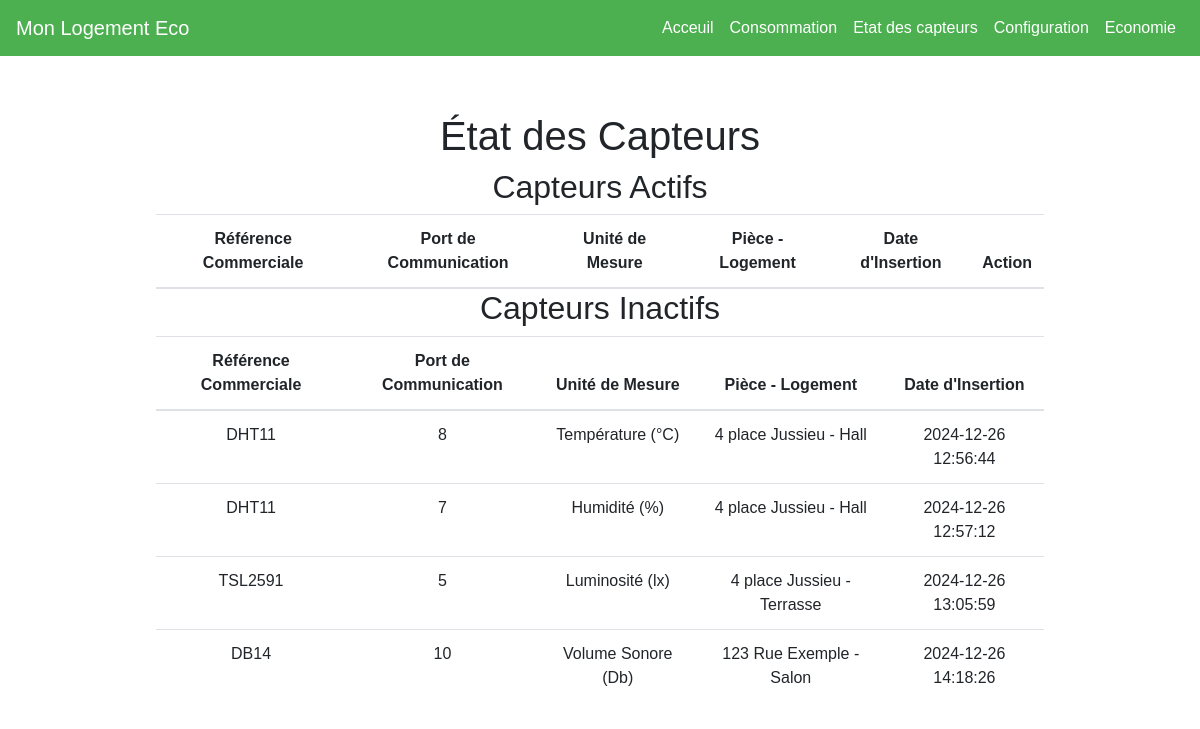
Before: /etatcapteur with the older database file.
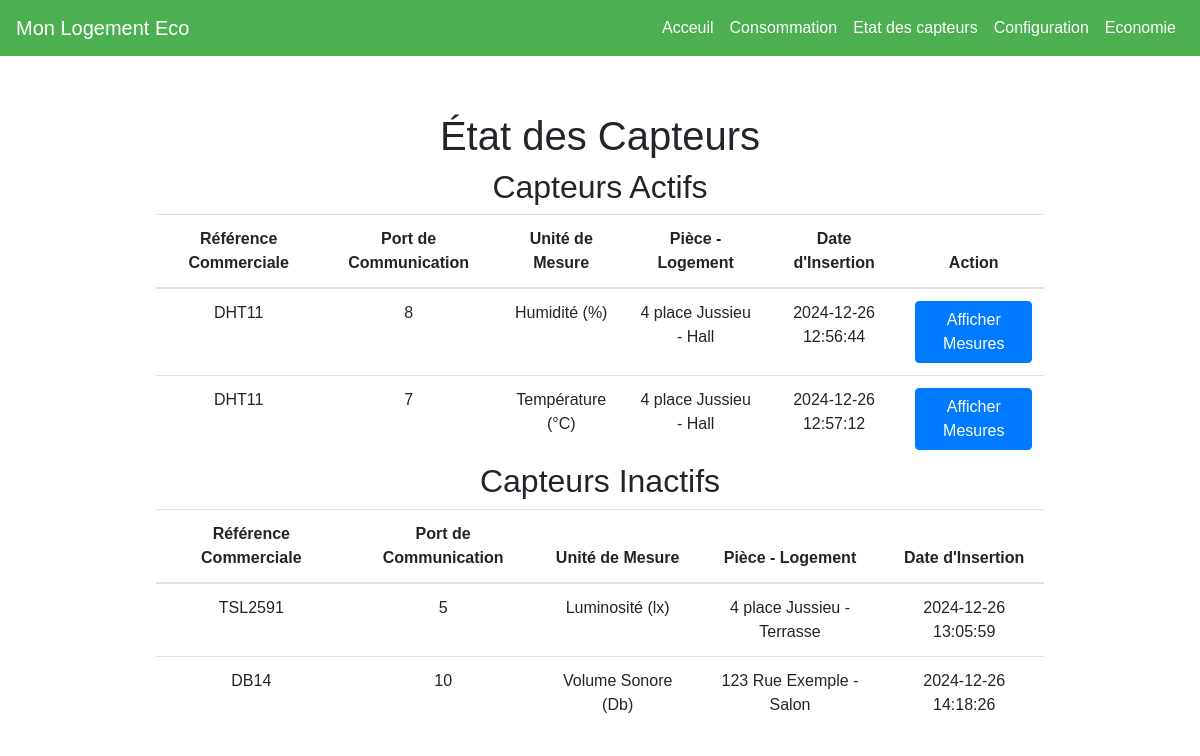
After: the same page with the newer database file.
### tables this page shows
CREATE TABLE Capteur (
    id_capteur INTEGER PRIMARY KEY AUTOINCREMENT,   
    ref_commerciale TEXT,
    port_communication TEXT,
    date_insert TEXT,
    id_piece INTEGER,                             
    -- FOREIGN KEY (id_piece) REFERENCES Piece(id_piece),  
    id_type INTEGER,                             
    FOREIGN KEY (id_type) REFERENCES Type_capteur(id_type)  
);

CREATE TABLE Type_capteur (
    id_type INTEGER PRIMARY KEY AUTOINCREMENT, 
    unite_mesure TEXT
);

CREATE TABLE Logement (
    id_loge INTEGER PRIMARY KEY AUTOINCREMENT,  
    adresse TEXT,                               
    numero_tel TEXT,                            
    IP TEXT,                                    
    date_insert TEXT                             
);

CREATE TABLE Piece (
    id_piece INTEGER PRIMARY KEY AUTOINCREMENT,  
    nom TEXT,
    x REAL,
    y REAL,
    z REAL,
    id_loge INTEGER,                             
    FOREIGN KEY (id_loge) REFERENCES Logement(id_loge)  
);

### main.py (the view)
@app.get("/etatcapteur", response_class=HTMLResponse)
async def read_etat_capteur(request: Request):
    capteurs = get_capteurs()
    logements = get_logements()
    pieces = get_pieces_with_logement()
    types_capteurs = get_types_capteurs()
    active_capteurs = get_active_capteurs()
    inactive_capteurs = get_inactive_capteurs()  # Récupérer les capteurs inactifs
    return templates.TemplateResponse("etat_capteur.html", {
        "request": request,
        "capteurs": capteurs,
        "logements": logements,
        "pieces": pieces,
        "types_capteurs": types_capteurs,
        "active_capteurs": active_capteurs,
        "inactive_capteurs": inactive_capteurs
    })

### templates/etat_capteur.html (shortened to what this page needs)
{% extends "base.html" %}
{% block content %}
<h1>État des Capteurs</h1>
<h2>Capteurs Actifs</h2>
<table class="table">
    <thead>
        <tr>
            <th>Référence Commerciale</th>
            <th>Port de Communication</th>
            <th>Unité de Mesure</th>
            <th>Pièce - Logement</th>
            <th>Date d'Insertion</th>
            <th>Action</th>
        </tr>
    </thead>
    <tbody>
        {% for capteur in active_capteurs %}
        <tr>
            <td>{{ capteur.ref_commerciale }}</td>
            <td>{{ capteur.port_communication }}</td>
            <td>{{ capteur.unite_mesure }}</td>
            <td>{{ capteur.logement_adresse }} - {{ capteur.piece_nom }}</td>
            <td>{{ capteur.date_insert }}</td>
            <td><button class="btn btn-primary" onclick="loadGraph({{ capteur.id_capteur }})">Afficher Mesures</button></td>
        </tr>
        {% endfor %}
    </tbody>
</table>
<h2>Capteurs Inactifs</h2>
<table class="table">
    <thead>
        <tr>
            <th>Référence Commerciale</th>
            <th>Port de Communication</th>
            <th>Unité de Mesure</th>
            <th>Pièce - Logement</th>
            <th>Date d'Insertion</th>
        </tr>
    </thead>
    <tbody>
        {% for capteur in inactive_capteurs %}
        <tr>
            <td>{{ capteur.ref_commerciale }}</td>
            <td>{{ capteur.port_communication }}</td>
            <td>{{ capteur.unite_mesure }}</td>
            <td>{{ capteur.logement_adresse }} - {{ capteur.piece_nom }}</td>
            <td>{{ capteur.date_insert }}</td>
        </tr>
        {% endfor %}
    </tbody>
</table>
{% endblock %}

### templates/base.html (shortened to what this page needs)
<!DOCTYPE html>
<html lang="en">
<head>
    <link rel="stylesheet" href="https://stackpath.bootstrapcdn.com/bootstrap/4.5.2/css/bootstrap.min.css">
    <link rel="stylesheet" href="/static/css/styles.css">
</head>
<body>
    <header>
        <nav class="navbar navbar-expand-lg custom-navbar">
            <a class="navbar-brand" href="/">Mon Logement Eco</a>
            <div class="collapse navbar-collapse" id="navbarNav">
                <ul class="navbar-nav ml-auto">
                    <li class="nav-item"><a class="nav-link" href="/">Acceuil</a></li>
                    <li class="nav-item"><a class="nav-link" href="/consommation">Consommation</a></li>
                    <li class="nav-item"><a class="nav-link" href="/etatcapteur">Etat des capteurs</a></li>
                    <li class="nav-item"><a class="nav-link" href="/config">Configuration</a></li>
                    <li class="nav-item"><a class="nav-link" href="/economie">Economie</a></li>
                </ul>
            </div>
        </nav>
    </header>
    <main class="container mt-4">
        {% block content %}{% endblock %}
    </main>
</body>
</html>

### static/css/styles.css (style rules this page uses)
body { font-family: Arial, sans-serif; margin: 0; padding: 0; }
header { margin-bottom: 20px; }
main { padding: 2em; text-align: center; }
.custom-navbar { background-color: #4CAF50; }
.custom-navbar .nav-link { color: white; }
.custom-navbar .navbar-brand { color: white; }

### templates/etat_capteur.html (style rules this page uses)
.table { width: 80%; margin: auto; }

Changed rows visible on the page:
removed Capteur: ref_commerciale "DHT11", port_communication "8", unite_mesure "Température (°C)", logement_adresse "4 place Jussieu", piece_nom "Hall", date_insert "2024-12-26 12:56:44", shown under "Capteurs Inactifs"
removed Capteur: ref_commerciale "DHT11", port_communication "7", unite_mesure "Humidité (%)", logement_adresse "4 place Jussieu", piece_nom "Hall", date_insert "2024-12-26 12:57:12", shown under "Capteurs Inactifs"
added Capteur: ref_commerciale "DHT11", port_communication "8", unite_mesure "Humidité (%)", logement_adresse "4 place Jussieu", piece_nom "Hall", date_insert "2024-12-26 12:56:44", shown under "Capteurs Actifs"
added Capteur: ref_commerciale "DHT11", port_communication "7", unite_mesure "Température (°C)", logement_adresse "4 place Jussieu", piece_nom "Hall", date_insert "2024-12-26 12:57:12", shown under "Capteurs Actifs"
